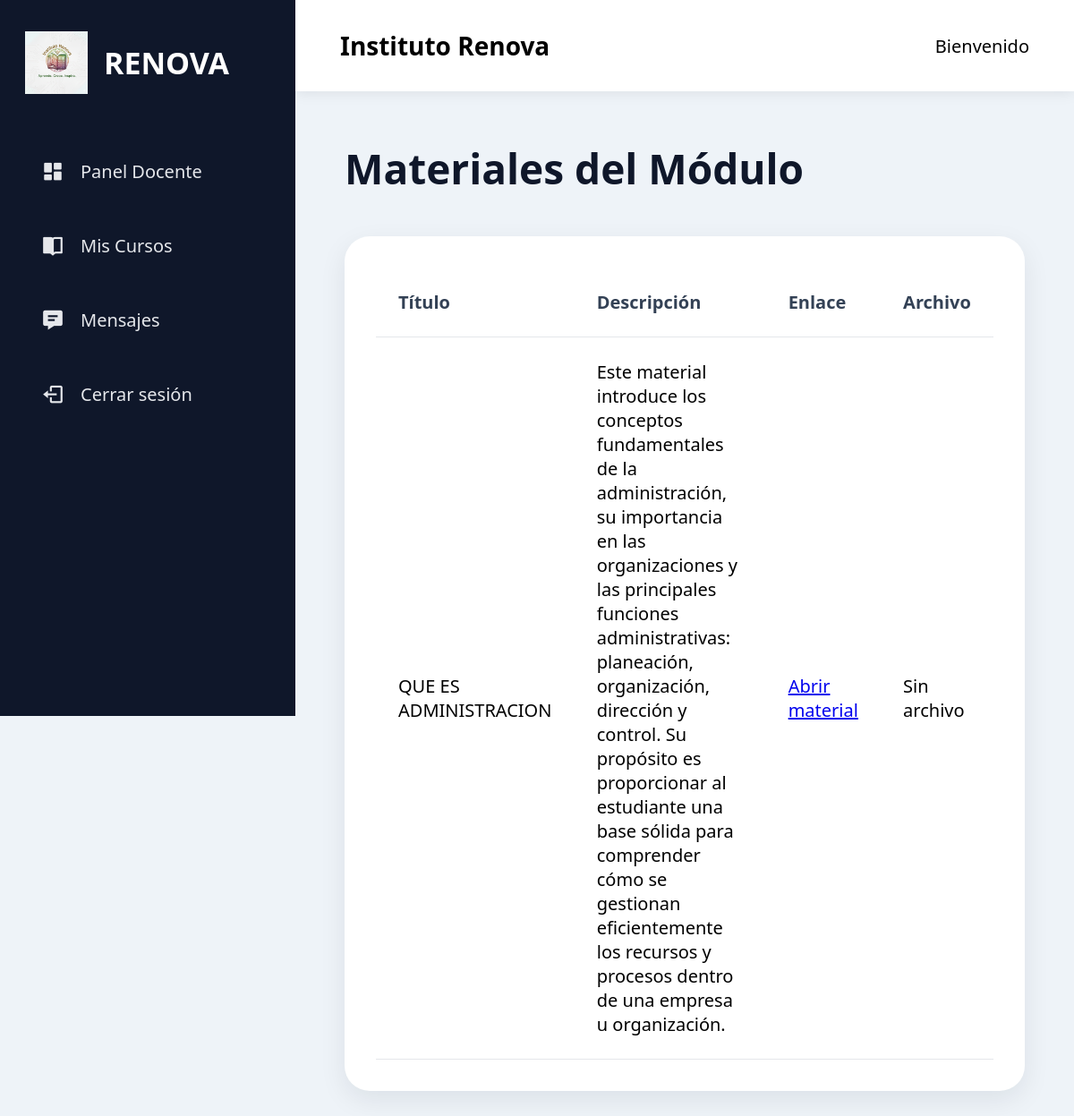
The page /estudiante/modulo/1/materiales (signed in) on the database its author committed.
### models/material.py (models this page shows, shortened)
class Material(db.Model):
    __tablename__ = 'materiales'
    id = db.Column(
        db.Integer,
        primary_key=True
    )
    titulo = db.Column(
        db.String(200),
        nullable=False
    )
    descripcion = db.Column(
        db.Text
    )
    archivo = db.Column(
        db.String(255)
    )
    enlace = db.Column(
        db.String(500)
    )
    fecha_creacion = db.Column(
        db.DateTime,
        default=datetime.utcnow
    )
    modulo_id = db.Column(
        db.Integer,
        db.ForeignKey('modulos.id'),
        nullable=False
    )

### routes/estudiante_routes.py (the view)
@estudiante.route('/modulo/<int:modulo_id>/materiales')
@login_required
def materiales(modulo_id):
    materiales = Material.query.filter_by(
        modulo_id=modulo_id
    ).order_by(
        Material.fecha_creacion.desc()
    ).all()
    return render_template(
        'estudiante/materiales.html',
        materiales=materiales
    )

### app.py (called while the page is built)
@login_manager.user_loader
def load_user(user_id):
    return Usuario.query.get(int(user_id))

### templates/estudiante/materiales.html (shortened to what this page needs)
{% extends 'layout.html' %}
{% block content %}
<div class="page-header">
    <h1>Materiales del Módulo</h1>
</div>
<div class="table-card">
    <table>
        <thead>
            <tr>
                <th>Título</th>
                <th>Descripción</th>
                <th>Enlace</th>
                <th>Archivo</th>
            </tr>
        </thead>
        <tbody>
        {% for material in materiales %}
            <tr>
                <td>
                    {{ material.titulo }}
                </td>
                <td>
                    {{ material.descripcion }}
                </td>
                <td>
                    {% if material.enlace %}
                        <a
                        href="{{ material.enlace }}"
                        target="_blank"
                        class="btn-small">
                            Abrir material
                        </a>
                    {% else %}
                        Sin enlace
                    {% endif %}
                </td>
                <td>
                    {% if material.archivo %}
                        {{ material.archivo }}
                    {% else %}
                        Sin archivo
                    {% endif %}
                </td>
            </tr>
        {% else %}
            <tr>
                <td colspan="4" class="empty-table">
                    Este módulo no tiene materiales.
                </td>
            </tr>
        {% endfor %}
        </tbody>
    </table>
</div>
{% endblock %}

### static/css/style.css (style rules this page uses)
* { margin:0; padding:0; box-sizing:border-box; font-family:'Segoe UI', sans-serif; }
body { display:flex; min-height:100vh; background:#eef3f8; font-size:20px; }
.page-header { margin-bottom:45px; }
.page-header h1 { font-size:46px; color:#0f172a; margin-bottom:15px; }
.table-card { background:white; border-radius:28px; padding:35px; box-shadow:0 10px 30px rgba(15,23,42,.08); }
table { width:100%; border-collapse:collapse; font-size:20px; }
th, td { padding:25px; border-bottom:1px solid #e5e7eb; }
th { color:#334155; text-align:left; }

### rows shown on the page
Material: titulo "QUE ES ADMINISTRACION", descripcion "Este material introduce los conceptos fundamentales de la administración, su importancia en las organizaciones y las principales funciones administrativas: planeación, organización, dirección y control. Su propósito es proporcionar al estudiante una base sólida para comprender cómo se gestionan eficientemente los recursos y procesos dentro de una empresa u organización.", archivo "Sin archivo"
